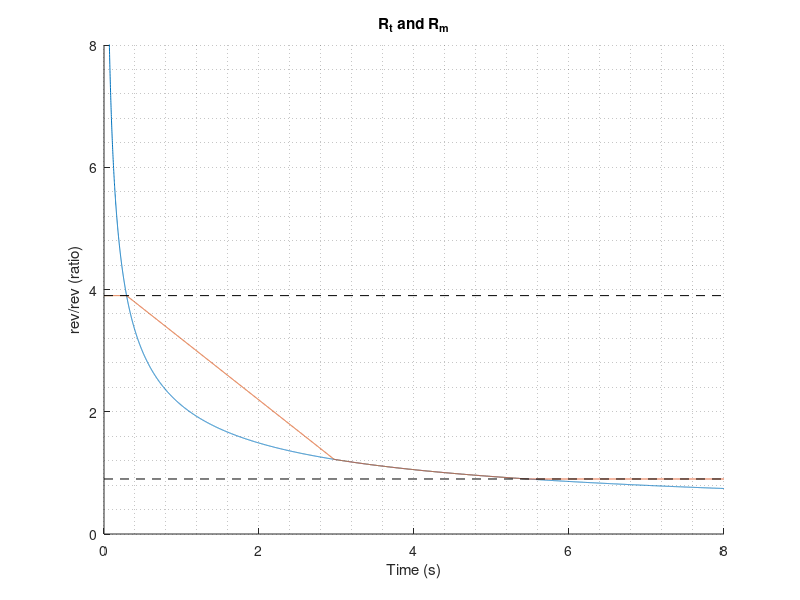
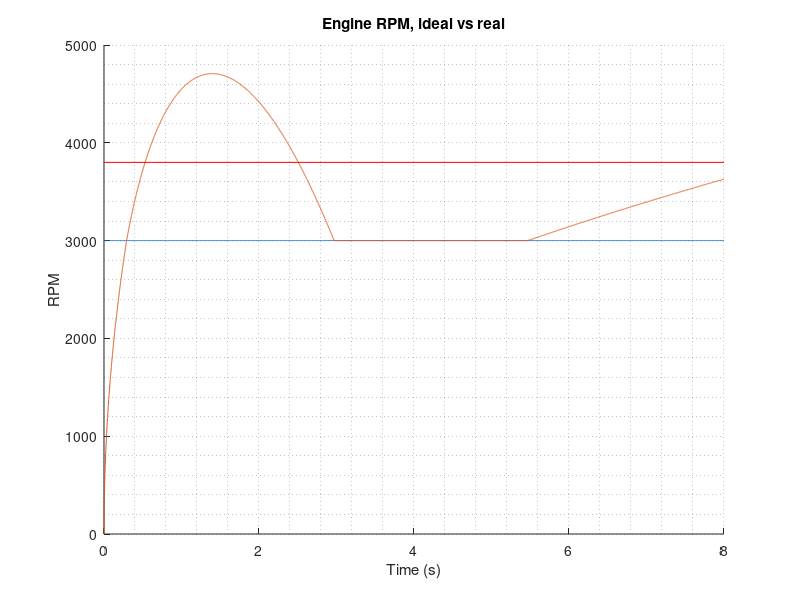
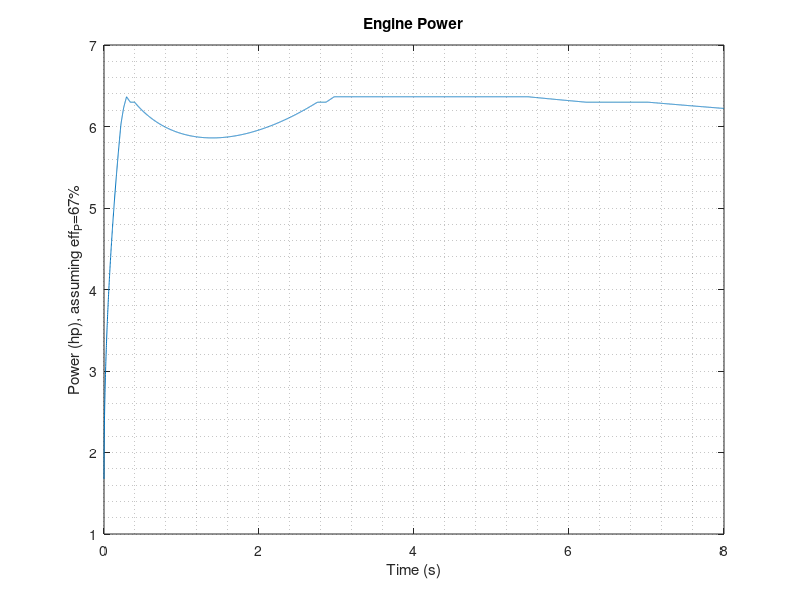
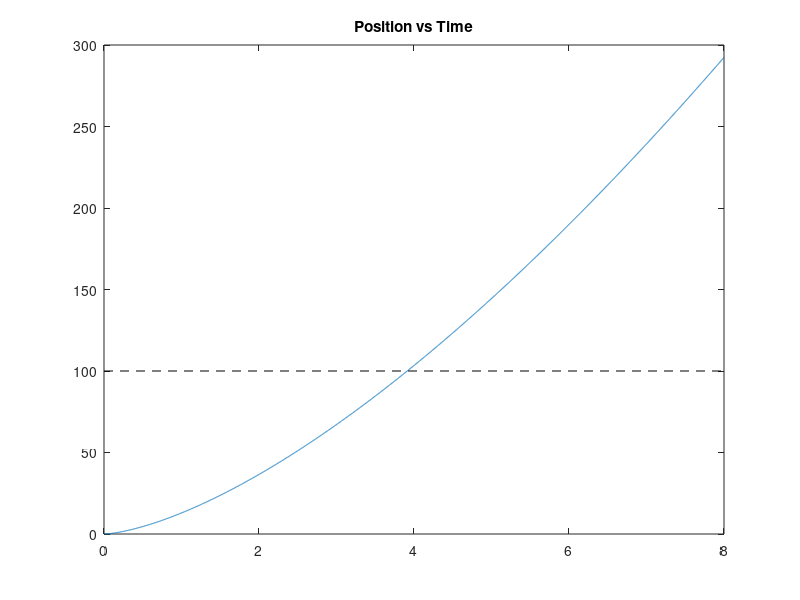

These charts were generated, in order, by the following MATLAB code:
m=600/32.2 ;     % 600 lb to slugs
Rfd=6.418  ;     % final drive ratio
rt=10/12   ;     % inches
dt=0.001;
t=[0:dt:8];
showplots = 1;
Rdot_max = 1;
Edata_rpm =   [3800 3600 3400 3200 3000 2800 2600 2400] % RPM
Edata_torque= [12.7 13.5 14.5 15.4 16.6 17.4 18.1 18.5] % ft*lbf
Edata_power=  [9.2 9.3 9.4 9.4 9.5 9.3 9.0 8.5]        % hp
Edata_power_real = Edata_power*0.67;
Edata_power_real_lbfts = Edata_power_real*550; % Corrected power in lbf*ft/s
Edata_rads = Edata_rpm*2*pi/60; % Sampled RPM values but in rad/s
Edata_torque_real = Edata_power_real_lbfts./Edata_rads; % Corrected torque in lbf*ft

if (exist("done"))
  H=interp1(Edata_rads, Edata_power_real_lbfts, wem, "cubic", "extrap");
  a=sqrt(H/(2*m)) .* sqrt(1./t);
  a=[a(2) a(2:end)];  % throw out position one because of discontinuity
  v=cumsum(a)*dt;
  s=cumsum(v)*dt;
else
  H=ones(1,length(t))*3500     ;     % 6.7hp to lb*ft/s
  v=sqrt(2*H/m) .* sqrt(t);
  a=sqrt(H/(2*m)) .* sqrt(1./t);
  s=(2/3)*sqrt(2*H/m).*t.^(3/2);
end

wf=v/rt;
wfdot=a/rt;
ws=wf*Rfd;
wsdot=wfdot*Rfd;
we=ones(1,length(ws))*314.2;
R=we./ws;
Rdot=-(wsdot.*we.*ws.^(-2));

Rt_corr=max( min(R,3.9), 0.9);
Rm = zeros(size(Rt_corr));
Rm(1)=Rt_corr(1);

for i = 2:length(Rm)
  Rm(i)=Rm(i-1)+max(min((Rt_corr(i)-Rm(i-1)),Rdot_max*dt),-Rdot_max*dt);
end


wem = ws.*Rm;
wem_RPM= wem*60/(2*pi);
we_RPM=we*60/(2*pi);

if (showplots)

figure
hold on
plot(t,R)
plot(t,Rm)
%legend("R", "R_m")
title("R_t and R_m")
ylim([0 8]);
xlabel("Time (s)")
ylabel("rev/rev (ratio)")
line([0 8],[3.9 3.9], "linestyle", "--", "color", "k")
line([0 8],[0.9 0.9], "linestyle", "--", "color", "k")
grid minor on
hold off

figure
hold on
plot(t,we_RPM);
plot(t,wem_RPM);
%legend("eRPM Target", "eRPM actual")
title("Engine RPM, ideal vs real")
xlabel("Time (s)")
ylabel("RPM")
line([0 8], [3800 3800], "linestyle", "-", "color", "r")
grid minor on

hold off

power=interp1(Edata_rpm, Edata_power_real, wem_RPM, "linear", "extrap");
figure
plot(t, power)
title("Engine Power")
xlabel("Time (s)")
ylabel("Power (hp), assuming eff_P=67%")
grid minor on

figure
plot(t,s);
line([0 8], [100 100], "linestyle", "--", "color", "k");
title("Position vs Time");
end
acceltime = 0;
for i = [1:length(s)]
  if s(i) > 100
    acceltime = t(i)
    break
  endif
end

if exist("done")
  done += 1;
  timelist = [timelist acceltime]
else
  done = 1;
  timelist = [acceltime]
end

